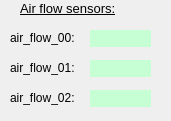
    <widget class="QFrame" name="air_details_hu">
     <property name="geometry">
      <rect>
       <x>10</x>
       <y>0</y>
       <width>171</width>
       <height>121</height>
      </rect>
     </property>
     <property name="frameShape">
      <enum>QFrame::NoFrame</enum>
     </property>
     <property name="frameShadow">
      <enum>QFrame::Raised</enum>
     </property>
     <widget class="TaurusLabel" name="taurusLabel_37">
      <property name="geometry">
       <rect>
        <x>90</x>
        <y>90</y>
        <width>61</width>
        <height>17</height>
       </rect>
      </property>
      <property name="styleSheet">
       <string notr="true">background-color: rgb(198, 255, 212);</string>
      </property>
      <property name="model">
       <string>epfl/vds/3/air_flow_02</string>
      </property>
      <property name="prefixText">
       <string/>
      </property>
      <property name="suffixText">
       <string>%</string>
      </property>
     </widget>
     <widget class="QLabel" name="label_68">
      <property name="geometry">
       <rect>
        <x>10</x>
        <y>30</y>
        <width>81</width>
        <height>16</height>
       </rect>
      </property>
      <property name="text">
       <string>air_flow_00:</string>
      </property>
     </widget>
     <widget class="TaurusLabel" name="taurusLabel_38">
      <property name="geometry">
       <rect>
        <x>90</x>
        <y>60</y>
        <width>61</width>
        <height>17</height>
       </rect>
      </property>
      <property name="styleSheet">
       <string notr="true">background-color: rgb(198, 255, 212);</string>
      </property>
      <property name="model">
       <string>epfl/vds/3/air_flow_01</string>
      </property>
      <property name="prefixText">
       <string/>
      </property>
      <property name="suffixText">
       <string>%</string>
      </property>
     </widget>
     <widget class="TaurusLabel" name="taurusLabel_39">
      <property name="geometry">
       <rect>
        <x>90</x>
        <y>30</y>
        <width>61</width>
        <height>17</height>
       </rect>
      </property>
      <property name="styleSheet">
       <string notr="true">background-color: rgb(198, 255, 212);</string>
      </property>
      <property name="model">
       <string>epfl/vds/3/air_flow_00</string>
      </property>
      <property name="prefixText">
       <string/>
      </property>
      <property name="suffixText">
       <string>%</string>
      </property>
     </widget>
     <widget class="QLabel" name="label_69">
      <property name="geometry">
       <rect>
        <x>10</x>
        <y>90</y>
        <width>81</width>
        <height>16</height>
       </rect>
      </property>
      <property name="text">
       <string>air_flow_02:</string>
      </property>
     </widget>
     <widget class="QLabel" name="label_70">
      <property name="geometry">
       <rect>
        <x>20</x>
        <y>0</y>
        <width>121</width>
        <height>16</height>
       </rect>
      </property>
      <property name="font">
       <font>
        <pointsize>10</pointsize>
        <underline>true</underline>
       </font>
      </property>
      <property name="text">
       <string>Air flow sensors:</string>
      </property>
     </widget>
     <widget class="QLabel" name="label_71">
      <property name="geometry">
       <rect>
        <x>10</x>
        <y>60</y>
        <width>81</width>
        <height>16</height>
       </rect>
      </property>
      <property name="text">
       <string>air_flow_01:</string>
      </property>
     </widget>
    </widget>
